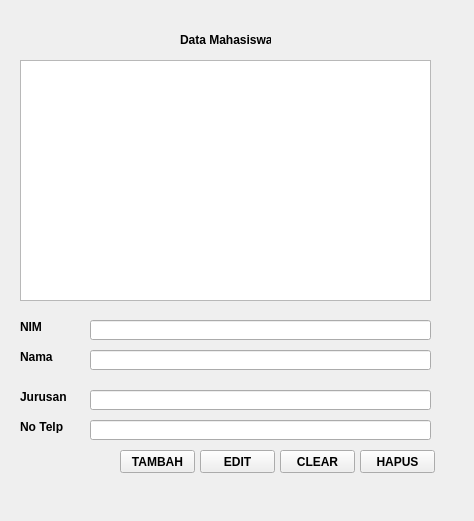
<?xml version="1.0" encoding="UTF-8"?>
<ui version="4.0">
 <class>Form</class>
 <widget class="QWidget" name="Form">
  <property name="geometry">
   <rect>
    <x>0</x>
    <y>0</y>
    <width>474</width>
    <height>521</height>
   </rect>
  </property>
  <property name="windowTitle">
   <string>Form</string>
  </property>
  <widget class="QLabel" name="label">
   <property name="geometry">
    <rect>
     <x>180</x>
     <y>30</y>
     <width>91</width>
     <height>20</height>
    </rect>
   </property>
   <property name="font">
    <font>
     <weight>75</weight>
     <bold>true</bold>
    </font>
   </property>
   <property name="text">
    <string>Data Mahasiswa</string>
   </property>
  </widget>
  <widget class="QPlainTextEdit" name="plainTextEdit">
   <property name="geometry">
    <rect>
     <x>20</x>
     <y>60</y>
     <width>411</width>
     <height>241</height>
    </rect>
   </property>
  </widget>
  <widget class="QLabel" name="label_2">
   <property name="geometry">
    <rect>
     <x>20</x>
     <y>320</y>
     <width>47</width>
     <height>13</height>
    </rect>
   </property>
   <property name="font">
    <font>
     <weight>75</weight>
     <bold>true</bold>
    </font>
   </property>
   <property name="text">
    <string>NIM</string>
   </property>
  </widget>
  <widget class="QLabel" name="label_3">
   <property name="geometry">
    <rect>
     <x>20</x>
     <y>350</y>
     <width>47</width>
     <height>13</height>
    </rect>
   </property>
   <property name="font">
    <font>
     <weight>75</weight>
     <bold>true</bold>
    </font>
   </property>
   <property name="text">
    <string>Nama</string>
   </property>
  </widget>
  <widget class="QLabel" name="label_4">
   <property name="geometry">
    <rect>
     <x>20</x>
     <y>390</y>
     <width>47</width>
     <height>13</height>
    </rect>
   </property>
   <property name="font">
    <font>
     <weight>75</weight>
     <bold>true</bold>
    </font>
   </property>
   <property name="text">
    <string>Jurusan</string>
   </property>
  </widget>
  <widget class="QLabel" name="label_5">
   <property name="geometry">
    <rect>
     <x>20</x>
     <y>420</y>
     <width>47</width>
     <height>13</height>
    </rect>
   </property>
   <property name="font">
    <font>
     <weight>75</weight>
     <bold>true</bold>
    </font>
   </property>
   <property name="text">
    <string>No Telp</string>
   </property>
  </widget>
  <widget class="QLineEdit" name="lineEdit">
   <property name="geometry">
    <rect>
     <x>90</x>
     <y>320</y>
     <width>341</width>
     <height>20</height>
    </rect>
   </property>
  </widget>
  <widget class="QLineEdit" name="lineEdit_2">
   <property name="geometry">
    <rect>
     <x>90</x>
     <y>350</y>
     <width>341</width>
     <height>20</height>
    </rect>
   </property>
  </widget>
  <widget class="QLineEdit" name="lineEdit_3">
   <property name="geometry">
    <rect>
     <x>90</x>
     <y>390</y>
     <width>341</width>
     <height>20</height>
    </rect>
   </property>
  </widget>
  <widget class="QLineEdit" name="lineEdit_4">
   <property name="geometry">
    <rect>
     <x>90</x>
     <y>420</y>
     <width>341</width>
     <height>20</height>
    </rect>
   </property>
  </widget>
  <widget class="QPushButton" name="pushButton">
   <property name="geometry">
    <rect>
     <x>120</x>
     <y>450</y>
     <width>75</width>
     <height>23</height>
    </rect>
   </property>
   <property name="font">
    <font>
     <weight>75</weight>
     <bold>true</bold>
    </font>
   </property>
   <property name="text">
    <string>TAMBAH</string>
   </property>
  </widget>
  <widget class="QPushButton" name="pushButton_2">
   <property name="geometry">
    <rect>
     <x>200</x>
     <y>450</y>
     <width>75</width>
     <height>23</height>
    </rect>
   </property>
   <property name="font">
    <font>
     <weight>75</weight>
     <bold>true</bold>
    </font>
   </property>
   <property name="text">
    <string>EDIT</string>
   </property>
  </widget>
  <widget class="QPushButton" name="pushButton_3">
   <property name="geometry">
    <rect>
     <x>280</x>
     <y>450</y>
     <width>75</width>
     <height>23</height>
    </rect>
   </property>
   <property name="font">
    <font>
     <weight>75</weight>
     <bold>true</bold>
    </font>
   </property>
   <property name="text">
    <string>CLEAR</string>
   </property>
  </widget>
  <widget class="QPushButton" name="pushButton_4">
   <property name="geometry">
    <rect>
     <x>360</x>
     <y>450</y>
     <width>75</width>
     <height>23</height>
    </rect>
   </property>
   <property name="font">
    <font>
     <weight>75</weight>
     <bold>true</bold>
    </font>
   </property>
   <property name="text">
    <string>HAPUS</string>
   </property>
  </widget>
  <zorder>plainTextEdit</zorder>
  <zorder>label</zorder>
  <zorder>label_2</zorder>
  <zorder>label_3</zorder>
  <zorder>label_4</zorder>
  <zorder>label_5</zorder>
  <zorder>lineEdit</zorder>
  <zorder>lineEdit_2</zorder>
  <zorder>lineEdit_3</zorder>
  <zorder>lineEdit_4</zorder>
  <zorder>pushButton</zorder>
  <zorder>pushButton_2</zorder>
  <zorder>pushButton_3</zorder>
  <zorder>pushButton_4</zorder>
 </widget>
 <resources/>
 <connections/>
</ui>
